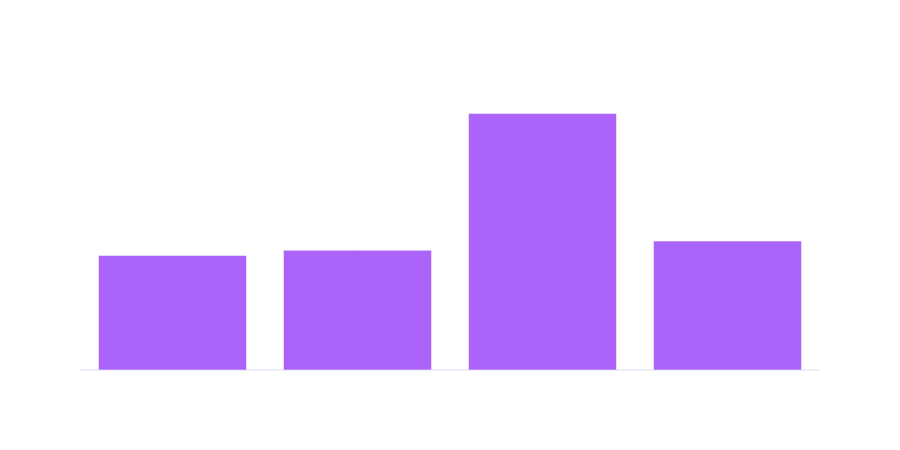

The notebook cell this image was saved under:
### Markdown cell above
**Class Balance Findings:**

The target variable shows a roughly **60/40 split** — approximately 574 recipes (61%) are labeled as high traffic, while 373 recipes (39%) are not. This is a reasonably balanced dataset for binary classification.

This balance is significant because:
- We do **not** need aggressive resampling techniques (e.g., SMOTE) that would be necessary with heavily imbalanced classes
- Standard classification metrics like accuracy are meaningful (unlike in highly imbalanced scenarios where accuracy can be misleading)
- However, since the business goal is to **correctly predict high traffic 80% of the time**, we will focus on **precision** as our primary evaluation metric — minimizing false positives (recipes predicted as high-traffic that turn out not to be)

### Code cell
# Single-Variable Chart 4: Servings distribution
servings_counts = traffic_df['servings'].value_counts().sort_index()

fig = px.bar(
    x=servings_counts.index.astype(str),
    y=servings_counts.values,
    title='Distribution of Servings per Recipe',
    labels={'x': 'Number of Servings', 'y': 'Number of Recipes'},
    color_discrete_sequence=['#AB63FA']
)
fig.update_layout(
    template='plotly_white',
    height=450,
    xaxis_title='Number of Servings',
    yaxis_title='Number of Recipes'
)

fig.update_layout(paper_bgcolor='rgba(0,0,0,0)', plot_bgcolor='rgba(0,0,0,0)', font=dict(color='white'),
    xaxis=dict(gridcolor='rgba(255,255,255,0.69)'),
    yaxis=dict(gridcolor='rgba(255,255,255,0.69)')
)

fig.write_image('notebook_images/plot_images/servings_distribution.png', scale=2)
fig.show()

### Figure 1 — Plotly figure (JSON) as saved in the notebook; plotly's stock layout.template omitted (floating-point values rounded to 4 significant figures)
{"data": [{"hovertemplate": "Number of Servings=%{x}<br>Number of Recipes=%{y}<extra></extra>", "legendgroup": "", "marker": {"color": "#AB63FA", "pattern": {"shape": ""}}, "name": "", "orientation": "v", "showlegend": false, "textposition": "auto", "x": ["1", "2", "4", "6"], "xaxis": "x", "y": [175, 183, 392, 197], "yaxis": "y", "type": "bar"}], "layout": {"xaxis": {"anchor": "y", "domain": [0.0, 1.0], "title": {"text": "Number of Servings"}, "gridcolor": "rgba(255,255,255,0.69)"}, "yaxis": {"anchor": "x", "domain": [0.0, 1.0], "title": {"text": "Number of Recipes"}, "gridcolor": "rgba(255,255,255,0.69)"}, "legend": {"tracegroupgap": 0}, "title": {"text": "Distribution of Servings per Recipe"}, "barmode": "relative", "height": 450, "font": {"color": "white"}, "paper_bgcolor": "rgba(0,0,0,0)", "plot_bgcolor": "rgba(0,0,0,0)"}}
